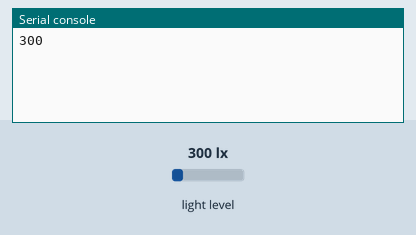
Recording of a program running on a simulated ESP32 board running MicroPython. Shown: the last lines printed to the serial console. Inputs (shaded band) come from the test bench; at power-on: light level 300 lx.

Above: at 1.2 s.
1.3 s: light level set to 40 lx
At 3.8 s:
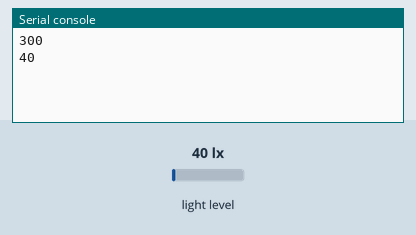
4.2 s: light level set to 500 lx
At 6.0 s:
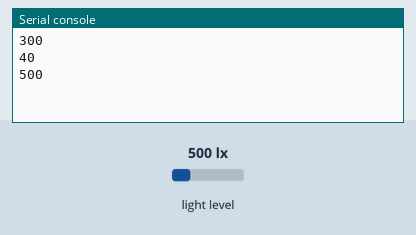
Timing chart, 0 to 7.5 s (numbered marks = the images above; inputs shaded):
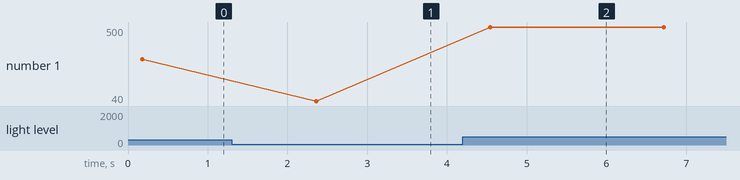

The program:

core.bh1750.py
```python
import machine
from bh1750 import BH1750
import time
sda=machine.Pin(4) # Pomme-Pi CORE
scl=machine.Pin(5) # Pomme-Pi CORE
i2c=machine.I2C(0,sda=sda, scl=scl, freq=400000) #I2C channel 0,pins,400kHz max
s = BH1750(i2c)
c=0
while c<100:
    lumi=s.luminance(BH1750.ONCE_HIRES_1)
    c+=1
    print(int(lumi))
    time.sleep(2)
```

Measured:
- after the input at 1.3 s, the serial console: prints a new line after 1.1 s (image 1)
- after the input at 4.2 s, the serial console: prints a new line after 0.34 s (image 2)
- plotted number 1: 300 → 40 after the input at 1.3 s, 40 → 500 after the input at 4.2 s
